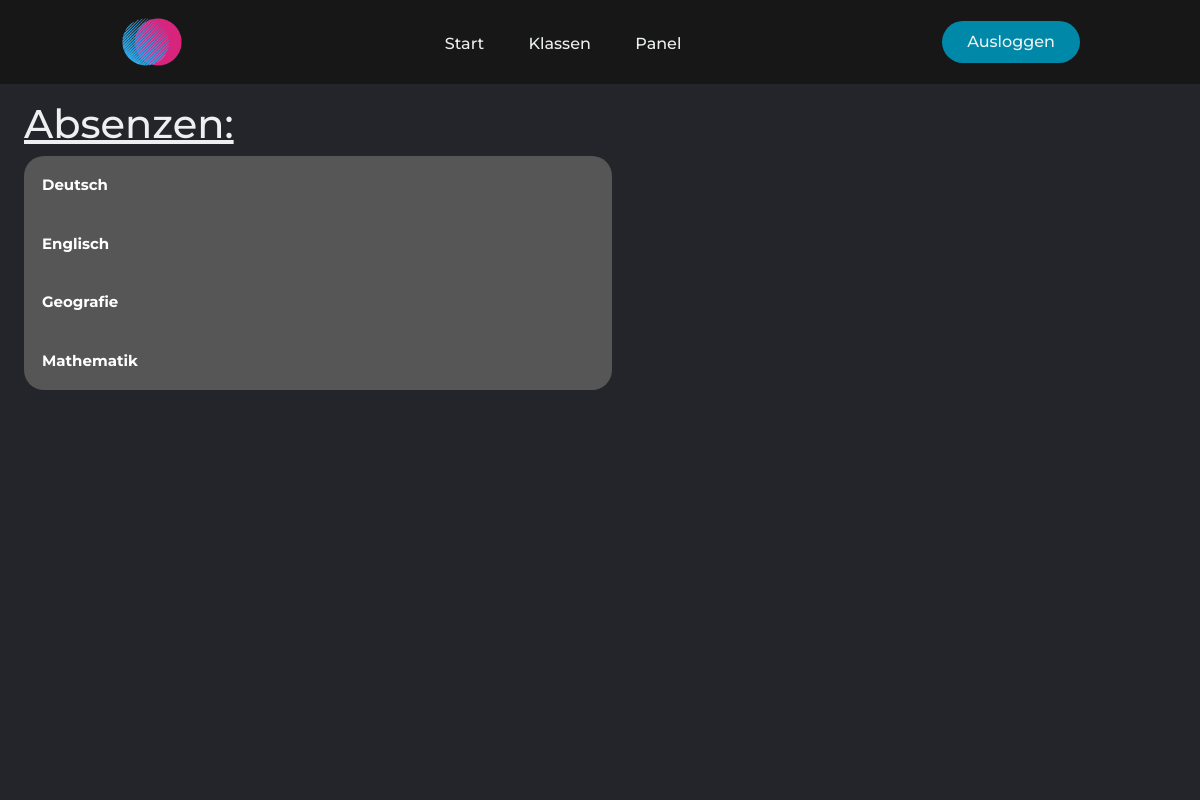
Page /absenzen (signed in) on the committed database.
### mainApp/models.py (models this page shows, shortened)
class Subject(models.Model):
    teacher = models.ForeignKey(Person, on_delete=models.CASCADE)
    name = models.CharField(max_length=20)

### mainApp/views.py (the view)
# urls.py: path('absenzen', views.absenzen, name='absenzen'),
def absenzen(request):
    if request.user.is_authenticated:  # if user is logged in
        absenzen_local = Absenzen.get_absenzen(student=request.user.id)
        absenzen_sum_local = Absenzen.get_sum(absenzen_dict=absenzen_local)
        return render(request, 'absenzen.html', {'absenzen_dict': absenzen_local, 'absenzen_sum_dict': absenzen_sum_local})
    else:  # else redirect to login page
        return redirect('loginForm:login')

### mainApp/models.py (called while the page is built, shortened)
    def is_student(self):
        return self.groups.filter(name='Student').exists()

    def is_teacher(self):
        return self.groups.filter(name='Teacher').exists()

    @staticmethod
    def get_absenzen(student):
        absenzen_dict_complete = {}
        object_list = Subject.objects.order_by('name')
        for subject in object_list:
            absenzen_list = []
            absenzen_object_list = Absenzen.objects.filter(student=student, subject__name=subject.name).order_by('excused', '-date')
            absenzen_dict_complete[subject.name] = absenzen_list
        return absenzen_dict_complete

    @staticmethod
    def get_sum(absenzen_dict):
        absenzen_sum_dict = {}
        for subject, absenz in absenzen_dict.items():
            absenzen_sum = 0
            for absenz_list in absenz:
                if absenz_list['Entschuldigt'] == 'Nein' and not absenz_list['Abgelaufen']:  # alle unentschuldigten nicht abgelaufenen
                    absenzen_sum += 1
            absenzen_sum_dict[subject] = absenzen_sum
        return absenzen_sum_dict

### mainApp/templatetags/main_extra.py (called while the page is built)
@register.filter
def get_item(dictionary, key):
    return dictionary.get(key)

@register.filter
def get_class_button(local_dict, item):
    local_list = list(local_dict)
    if len(local_list) == 1:
        return 'collapsible bottom-collapsible top-collapsible'
    elif local_list.index(item) == 0:
        return 'collapsible top-collapsible'
    elif local_list.index(item) == len(local_list) - 1:
        return 'collapsible bottom-collapsible'
    return 'collapsible'

### mainApp/templates/absenzen.html (shortened to what this page needs)
{% extends 'layout.html' %}
{% load main_extra %}
{% block body %}
    <main>
        <div class="personal-info">
            <h1>
                <u>Absenzen:</u>
            </h1>
            {% if absenzen_dict %}
                {% for subject, absenzen in absenzen_dict.items  %}
                    <button class="{{ absenzen_dict.keys|get_class_button:subject }}" type="button" onclick="collapse_show_button(this)">
                        <strong>{{ subject }}</strong> {% if absenzen_sum_dict|get_item:subject > 0 %}<div class="items-align-right round-border">({{ absenzen_sum_dict|get_item:subject }})</div>{% endif %}
                    </button>
                {% endfor %}
                {% else %}
                <p>Noch keine Fächer eingetragen!</p>
            {% endif %}
        </div>
    </main>
{% endblock %}

### static/css/styles.css (style rules this page uses)
* { --main-bg-color: #24252A; --nav-bg-color: #171718; --button-roundness: 20px; box-sizing: border-box; margin: 0; padding: 0; }
li, a, button { font-family: "Montserrat", sans-serif; font-weight: 500; font-size: 16px; color: #edf0f1; text-decoration: none; }
h1, h2 { font-family: "Montserrat", sans-serif; font-weight: 500; color: #edf0f1; text-decoration: none; }
main { background-color: var(--main-bg-color); min-width: 100%; min-height: 100%; max-width: 100%; }
body { height: calc(100vh - 84px); width: 100vw; }
.personal-info { padding-top: 2vh; padding-bottom: 10px; margin-left: 2vw; color: #edf0f1; }
.collapsible { transition: all 0.1s linear; background-color: #565656; color: white; cursor: pointer; padding: 18px; width: 50%; border: none; text-align: left; outline: none; font-size: 15px; }
.collapsible.top-collapsible { border-top-left-radius: var(--button-roundness); border-top-right-radius: var(--button-roundness); }
.collapsible.bottom-collapsible { border-bottom-left-radius: var(--button-roundness); border-bottom-right-radius: var(--button-roundness); }

### rows in the picture
Subject: absenzen_dict "Deutsch"
Subject: absenzen_dict "Englisch"
Subject: absenzen_dict "Geografie"
Subject: absenzen_dict "Mathematik"
